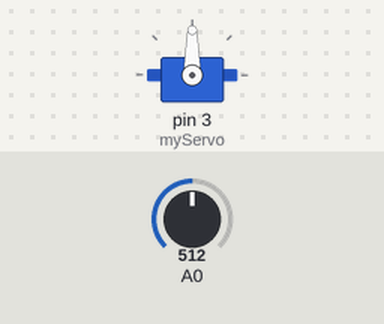
Bench run of a sketch on a simulated Arduino Uno, built with avr-gcc and run on an emulated ATmega328P. Parts: servo. The inputs (shaded band) are chosen by the test bench; at power-on: A0 = 512.

Above: at 1.2 s.
1.3 s: A0 set to 716
At 2.4 s:
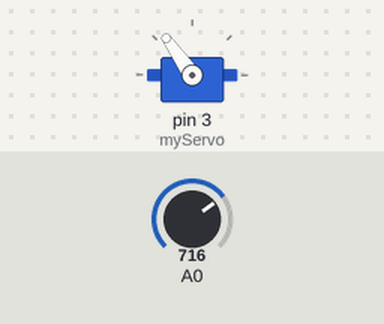
2.8 s: A0 set to 900
At 3.2 s:
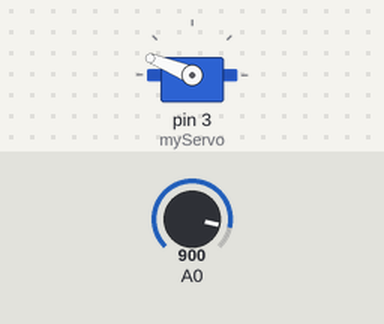
4.3 s: A0 set to 1023
At 4.6 s:
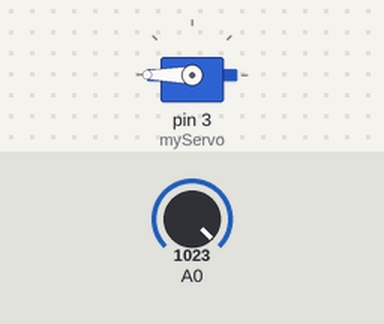
5.8 s: A0 set to 306
At 6.7 s:
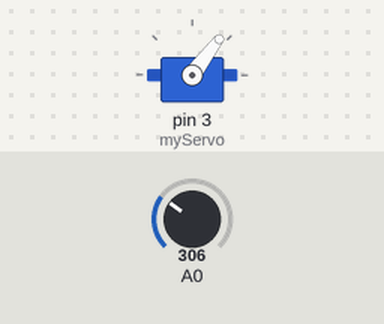
7.3 s: A0 set to 122
At 8.1 s:
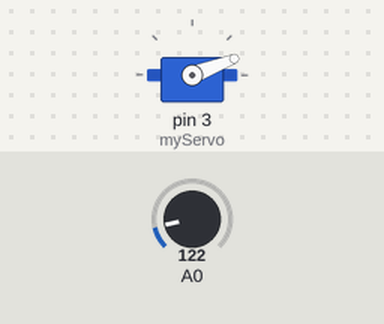
Timing chart, 0 to 9.8 s (numbered marks = the images above; inputs shaded):
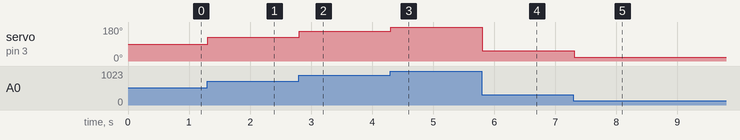

The sketch:

servo2.ino
```cpp
#include <Servo.h>

Servo myServo;

void setup() {
  // servo pin 3
  myServo.attach(3);
}

void loop() {
  // read potentiometer 0-1023
  int potent = analogRead(A0);

  // map angle to possible 0-180 for all values of potentiometer
  // linear
  int angle = map(potent, 0, 1023, 0, 180);

  // turn servo to angle
  myServo.write(angle);
  // small delay
  delay(15);
}
```

Measured:
- after the input at 1.3 s, servo on pin 3 (myServo): 90° → 125° at once
- after the input at 2.8 s, servo on pin 3 (myServo): 125° → 158° at once
- after the input at 4.3 s, servo on pin 3 (myServo): 158° → 180° at once
- after the input at 5.8 s, servo on pin 3 (myServo): 180° → 53° at once
- after the input at 7.3 s, servo on pin 3 (myServo): 53° → 21° at once
